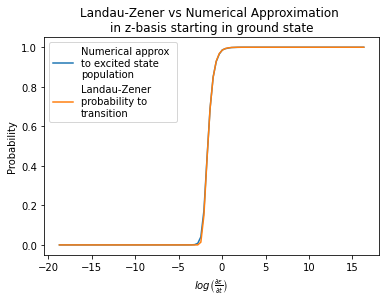

The script that drew this image:
import numpy as np
import matplotlib.pyplot as plt
from qutip import *
from scipy.linalg import expm, sinm, cosm

# propogate forward in time
def propagate_forward(t, dt, state):
    
    random_one = np.random.uniform(0,1)
    
    state_1 = (I - j*effective_hamiltonian(t)*dt).dot(state) # phi(t+dt)
    dp = 1 - inner(state_1) # prob to jump
    
    # no jump
    if(random_one >= dp):

        no_jump_prefactor = (I-j*dt*effective_hamiltonian(t))/(np.sqrt(1-dp))
        new_state = no_jump_prefactor.dot(state)
        
    # jump
    elif(random_one < dp):
        
        random_two = np.random.uniform(0, 1)
        
        dp_plus = (state.conj().T).dot(sigma_plus.dot(sigma_minus.dot(state)))
        dp_minus = (state.conj().T).dot(sigma_minus.dot(sigma_plus.dot(state)))
        
        dp_plus_normalised = dp_plus / (dp_plus + dp_minus)
        dp_minus_normalised = dp_minus / (dp_plus + dp_minus)
        
        # jump up
        if(random_two >= dp_plus_normalised):
            jump_up_prefactor = sigma_plus/np.sqrt(dp_minus/dt)
            new_state = jump_up_prefactor.dot(state)
            
        # jump down
        else:
            jump_down_prefactor = sigma_minus/np.sqrt(dp_plus/dt)
            new_state = jump_down_prefactor.dot(state)

    return(new_state, t+dt)

# calculate outer product
def outer(state1, state2):
  return(state1.dot(state2.conj().T))

# calculate inner product
def inner(state):
  return((state.conj().T).dot(state))

def single_MC(initial_state, t):
    
    record_states = []  # blank array to record states
    record_time = []  # blank array to record time
    
    # record initial values
    record_states.append(initial_state)
    record_time.append(t)
    
    state = initial_state
    
    # propgate forward in time
    for i in range(int(tmax/dt)):
                        
        # get new state and time
        (state, t) = propagate_forward(t, dt, state)
        
        # normalise the states
        normalised_state = (1/np.sqrt(inner(state)))*state
    
        # record states
        record_states.append(normalised_state)
        record_time.append(t)
        
        # set the state to the normalised state
        state = normalised_state
    
    reduced_density_op_matrices = []  # blank array to store density ops at each step
    
    # calculate the density ops at each step
    for i in range(len(record_states)):
        reduced_density_op_matrices.append(outer(record_states[i], record_states[i]))
    
    excited_population = []  # blank array to store population numbers
    ground_population = []
    
    # extract the population
    for i in range(len(reduced_density_op_matrices)):
        ground_population.append(((g.conj().T).dot(reduced_density_op_matrices[i])).dot(g)[0][0])
        excited_population.append(((e.conj().T).dot(reduced_density_op_matrices[i])).dot(e)[0][0])
        
    excited_population = np.real(excited_population)
    ground_population = np.real(ground_population)
    
    return excited_population, ground_population, record_time


# calculate effective hamitonian
def effective_hamiltonian(time):
    
    # System Hamiltonian
    H_sys = (detuning(time)/2)*sigma_z + (tunnelling_coeff(time)/2)*sigma_x
    
    # Effective Hamiltonian
    #H_eff = H_sys - j*((gamma(time)/2)*N*sigma_minus.dot(sigma_plus) + (gamma(time)/2)*(N+1)*sigma_plus.dot(sigma_minus))  
    H_eff = H_sys

    return(H_eff)

# calculate time dependent tunneling coefficient
def tunnelling_coeff(time):
       
    return 0.01*detuning(tmax)
    
# calculate time dependent bias
def detuning(time):  
    
    return 20*(time/tmax-(1./2.))

# calculate time dep rate
def gamma(time):
    return tunnelling_coeff(time)/6



#### BEGIN MAIN PROGRAM

# Define some constants
j = 1j  # imaginary unit
little_omega = 1  # energy splitting ~1eV
k = 8.617e-5 # boltzman constant eV/K
T = 5e2 # temperature 
alpha = 1/(12*np.pi) # coupling strength

# states in z basis
e = np.array([[1],[0]])
g = np.array([[0],[1]])

# Pauli matrices
sigma_x = outer(e,g) + outer(g,e)
sigma_z = outer(e,e) - outer(g,g)

# bosonic occupation number
N = 1/(np.exp(little_omega/(k*T)) - 1)

# Pauli matricies
sigma_y = np.array([[0, -j], [-j, 0]])
sigma_plus = outer(e,g)
sigma_minus = outer(g,e)
I = np.array([[1,0], [0,1]])

# time data
tmax_LZ = np.logspace(-15,20, 100)

# master arry to store end probability
master_pop = []
master_std = []

# monte carlo for each time
for i in range(len(tmax_LZ)):

    t = 0  # start time
    tmax = tmax_LZ[i]  # end time
    dt = tmax/200.  # stepsize
    
    number_of_traj = 1
    
    initial_state = g
        
    multiple_traj_excited_pop = []  
    multiple_traj_ground_pop = []
    
    # loop over all trajectories
    for i in range(number_of_traj):
        
        # do the monte carlo for each traj
        temp_excited, temp_ground, temp_time = single_MC(initial_state, t)
        
        # append to mastere arrays
        multiple_traj_excited_pop.append(temp_excited)
        multiple_traj_ground_pop.append(temp_ground)
        
    # calculate average pop
    avg_excited_pop = np.mean(multiple_traj_excited_pop, axis = 0)
    avg_ground_pop = np.mean(multiple_traj_ground_pop, axis = 0)
    
    # calculate error of average dist
    std_excited = np.std(multiple_traj_excited_pop, axis = 0) / np.sqrt(number_of_traj)
    std_ground = np.std(multiple_traj_ground_pop, axis = 0) / np.sqrt(number_of_traj)

    # store the end result
    master_pop.append(avg_ground_pop[-1])
    master_std.append(std_ground[-1])


# Landua Zener

# lz calculations
bias_rate_of_change = [20./tmax_LZ[i] for i in range(len(tmax_LZ))]
LZ_gamma = [tunnelling_coeff(tmax_LZ[i])**2/abs(bias_rate_of_change[i]) for i in range(len(tmax_LZ))]
LZ_prob = [np.exp(-np.pi*LZ_gamma[i]/2) for i in range(len(tmax_LZ))]


# plot results
plt.figure()
plt.plot(np.log10(bias_rate_of_change), master_pop, label = 'Numerical approx \nto excited state \npopulation')
plt.plot(np.log10(bias_rate_of_change), LZ_prob, label = 'Landau-Zener \nprobability to \ntransition')
plt.xlabel('$log\\left(\\frac{\partial\epsilon}{\partial t}\\right)$')
plt.ylabel('Probability')
plt.legend()
plt.title('Landau-Zener vs Numerical Approximation \nin z-basis starting in ground state')
